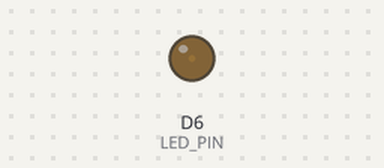
A sketch run on a simulated ESP8266 (NodeMCU). On the bench: output pins drawn as LEDs (lit = HIGH). What the sketch prints to the serial monitor is not drawn.

Above: at 0.05 s.
At 1.15 s:
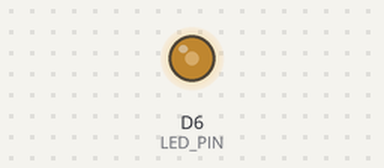
At 2.3 s:
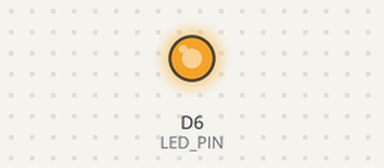
At 4.6 s:
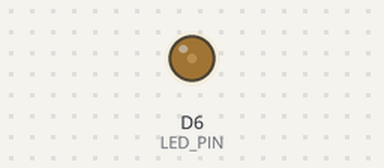
Timing chart, 0 to 6.7 s (numbered marks = the images above):
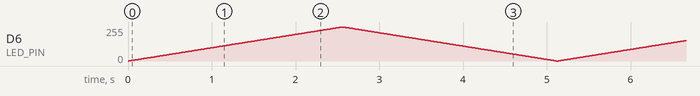

The sketch:

LED_Signaling_with_PWM.ino
```cpp
#define LED_PIN D6

void setup() {
  pinMode(LED_PIN, OUTPUT);
  Serial.begin(115200);
  Serial.println("LED Control Initialized");

}

void loop() {

  for(int brightness=0; brightness<=255; brightness++)
  {
    analogWrite(LED_PIN, brightness);
    delay(10);
  }

  for(int brightness=255; brightness>=0; brightness--)
  {
    analogWrite(LED_PIN, brightness);
    delay(10);
  }

}
```
